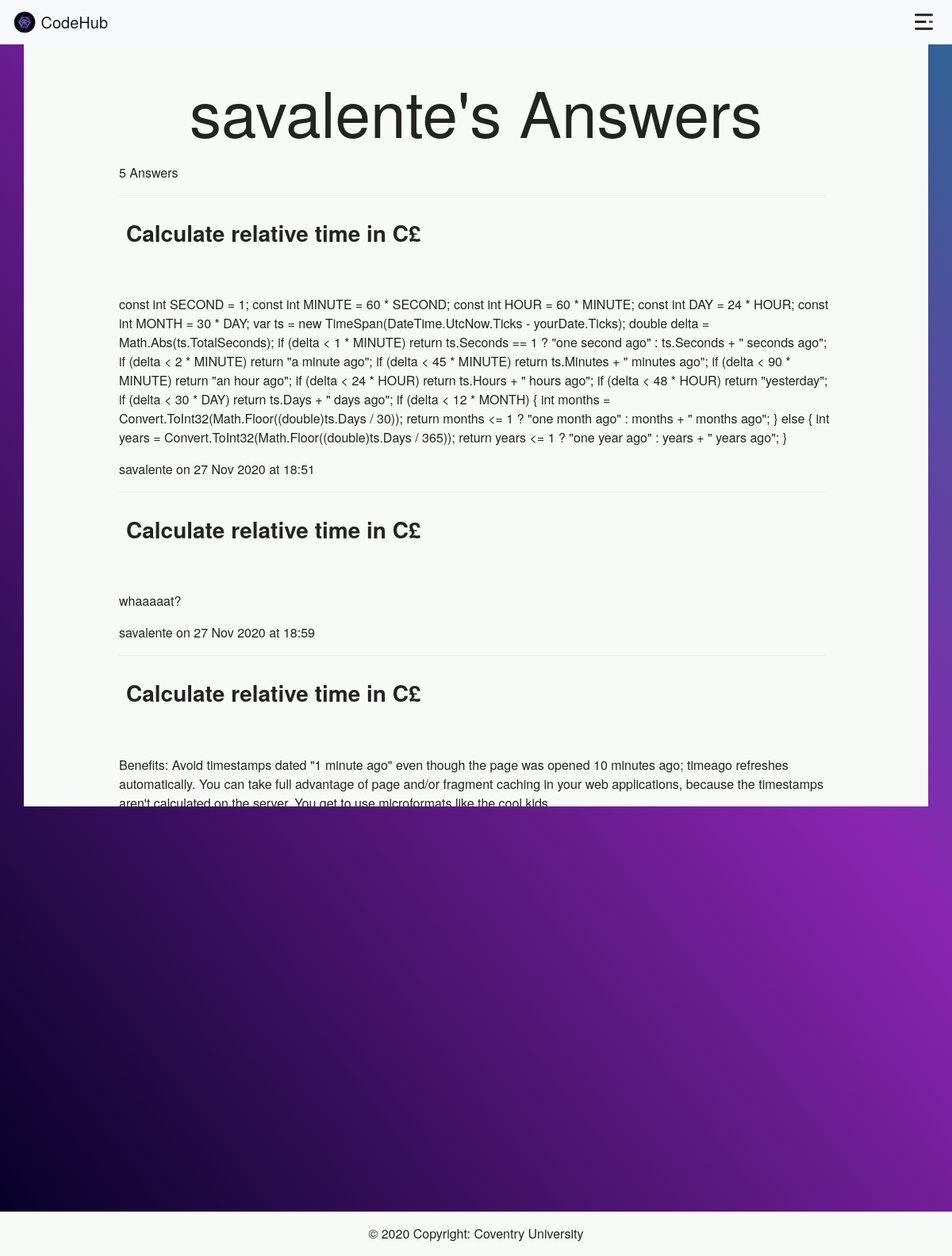
Before: /savalente/answers (signed in) with the older database file.
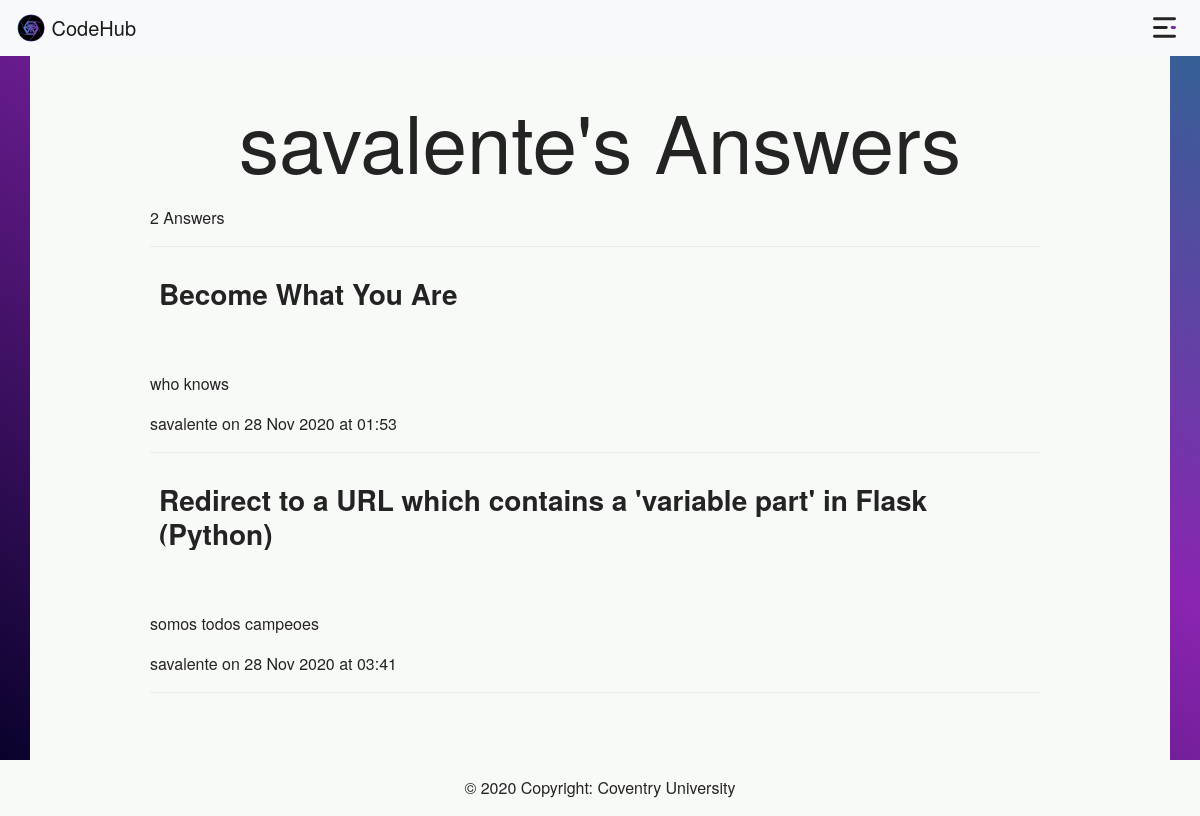
After: the same page with the newer database file.
### app/models/models.py (models this page shows, shortened)
class User(db.Model, UserMixin):
    user_id = db.Column(db.Integer, primary_key=True)
    name = db.Column(db.String(80), unique=False, nullable=False)
    username = db.Column(db.String(80), unique=True, nullable=False)
    email = db.Column(db.String(120), unique=True, nullable=False)
    password = db.Column(db.String(120), nullable=False)
    email_confirmation = db.Column(db.Boolean(1), unique=False, default=False)
    question = db.relationship('Question', backref='author', lazy=True)
    answer = db.relationship('Answer', backref='author', lazy=True)

class Answer(db.Model):
    answer_id = db.Column(db.Integer, primary_key=True)
    date = db.Column(db.DateTime, default=datetime.utcnow)
    content = db.Column(db.Text, nullable=False)
    user_id = db.Column(db.Integer, db.ForeignKey('user.user_id', ondelete='CASCADE'), nullable=False)
    question_id = db.Column(db.Integer, db.ForeignKey('question.question_id', ondelete='CASCADE'), nullable=False)

class Question(db.Model):
    question_id = db.Column(db.Integer, primary_key=True)
    title = db.Column(db.String(), unique=True, nullable=False)
    date = db.Column(db.DateTime, default=datetime.utcnow)
    content = db.Column(db.Text, nullable=True)
    user_id = db.Column(db.Integer, db.ForeignKey('user.user_id'), nullable=False)
    answer_id = db.relationship('Answer', cascade='all,delete', backref='question', lazy=True)

### app/routes.py (the view)
@app_blp.route('/<username>/answers', methods=['GET', 'POST'])
@login_required
def user_answers(username):
    answers = Answer.query.filter_by(user_id=current_user.user_id).all()
    answers_count = Answer.query.filter_by(user_id=current_user.user_id).count()
    return render_template('user_answers.html', title='Users Answers', answers=answers, answers_count=answers_count, questions=questions)

### app/models/models.py (called while the page is built)
@login_manager.user_loader
def load_user(user_id):
    return User.query.get(int(user_id))

### app/templates/user_answers.html (shortened to what this page needs)
{% extends 'base.html' %}
{% block body %}
    <div class="container home_feedArea col-container">
        <br>
        <h1 id="profile"> {{ current_user.username }}'s Answers </h1>
        {% if answers_count <= 1  %}
            <p>{{ answers_count }} Answer</p>
        {% else %}
            <p>{{ answers_count }} Answers</p>
        {% endif %}
        <div id="account_dividir" class="dropdown-divider"></div>
        {% if answers_count == 0  %}
            <p>You don't have any Answers yet</p>
        {% else %}
            {% for answer in  answers %}
                <h3 id='title'><a href="/questions/{{ answer.question.question_id }}">{{ answer.question.title}}</a></h3>
                <br>
                <br>
                <p>{{ answer.content }}</p>
                <p>{{ answer.author.username }} on {{ answer.date.strftime('%d %b %Y') }} at {{ answer.date.strftime('%H:%M') }}</p>
                <div id="account_dividir" class="dropdown-divider"></div>
            {% endfor %}
        {% endif %}
    </div>
{% endblock %}

### app/templates/base.html (shortened to what this page needs)
<!DOCTYPE html>
<html lang="en">
<head>
    <link rel="stylesheet" href="https://cdn.jsdelivr.net/npm/bootstrap@4.5.3/dist/css/bootstrap.min.css"
>
    <link rel="stylesheet" href="{{ url_for('static', filename='main.css') }}">
</head>
<body>
    <header>
        <nav class="navbar navbar-expand-lg navbar-light bg-light">
            <div class="collapse navbar-collapse" id="navbarSupportedContent">
                <ul class="navbar-nav">
                    <a class="navbar-brand" href="/">
                        <img src="/static/images/logo.png" width="30" height="30" class="d-inline-block align-top" alt="" loading="lazy">
                        CodeHub
                    </a>
                </ul>
                <ul class="navbar-nav ml-auto">
                    {% if current_user.is_authenticated %}
                        <li class="nav-item dropdown">
                            <a class="nav-link " href="#" id="navbarDropdown" role="button"
                                data-toggle="dropdown" aria-haspopup="true" aria-expanded="false">
                                <img src="/static/images/menu.svg" width="23" height="23" class="d-inline-block align-top" alt="" loading="lazy">
                            </a>
                        </li>
                    {% endif %}
                </ul>
            </div>
        </nav>
    </header>
    {% block body %}{% endblock %}
    <footer class="page-footer font-small blue fixed-bottom">
        <div class="footer-copyright text-center py-3">© 2020 Copyright:
            <a> Coventry University</a><br>
        </div>
    </footer>
</body>
</html>

### app/static/main.css (style rules this page uses)
body { margin: 0; font-family: "Helvetica Neue", Helvetica, Arial, sans-serif; color: rgb(36, 35, 35); background: no-repeat center center fixed linear-gradient(to top right, rgba(2,0,36,1) 0%, rgba(138,37,177,1) 63%, rgba(47,101,148,1) 99%) !important; background-repeat: no-repeat; -webkit-background-size: cover; -moz-background-size: cover; -o-background-size: cover; background-size: cover; height: 95vh; }
.home_feedArea { background-color: #f8faf8; padding: 1% 10%; min-width: 50% !important; }
.home_feedArea>#profile { text-align: center; font-size: 80px; margin-bottom: 2%; }
footer, .feedArea, .reset_btn { background-color: #f8faf8; }
.dropdown-divider, .divider { margin: 10px; margin-top: 15px !important; }
#account_dividir { margin-top: 15px !important; padding-top: 15px; margin-left: 0px; margin-bottom: 15px; }
.col-container, .feedArea { min-height: 100%; }
#content, #title>a, .rounded, #title, #content_answer { border-radius: 16px !important; margin-left: auto; margin-right: auto; width: 98%; color: rgb(36, 35, 35); text-decoration: none; }
#title>a { position: relative; display: inline-block; font-weight: 800; color: rgb(36, 35, 35); overflow: hidden; background: linear-gradient(to right, #007bff, #007bff 50%, rgb(36, 35, 35) 50%); background-clip: text; -webkit-background-clip: text; -webkit-text-fill-color: transparent; background-size: 200% 100%; background-position: 100%; transition: background-position 250ms ease; }

Changed rows visible on the page:
removed Answer: question "Calculate relative time in C£", content "const int SECOND = 1; const int MINUTE = 60 * SECOND; const int HOUR = 60 * MINUTE; const int DAY = 24 * HOUR; const int MONTH = 30 * DAY; var ts = new TimeSpan(DateTime.UtcNow.Ticks - yourDate.Ticks); double delta = Math.Abs(ts.TotalSeconds); if (delta < 1 * MINUTE) return ts.Seconds == 1 ? \"one second ago\" : ts.Seconds + \" seconds ago\"; if (delta < 2 * MINUTE) return \"a minute ago\"; if (delta < 45 * MINUTE) return ts.Minutes + \" minutes ago\"; if (delta < 90 * MINUTE) return \"an hour ago\"; if (delta < 24 * HOUR) return ts.Hours + \" hours ago\"; if (delta < 48 * HOUR) return \"yesterday\"; if (delta < 30 * DAY) return ts.Days + \" days ago\"; if (delta < 12 * MONTH) { int months =…", author.username "savalente", date "27 Nov 2020", date "18:51"
removed Answer: question "Calculate relative time in C£", content "whaaaaat?", author.username "savalente", date "27 Nov 2020", date "18:59"
removed Answer: question "Calculate relative time in C£", content "Benefits: Avoid timestamps dated \"1 minute ago\" even though the page was opened 10 minutes ago; timeago refreshes automatically. You can take full advantage of page and/or fragment caching in your web applications, because the timestamps aren't calculated on the server. You get to use microformats like the cool kids."
removed Answer: question "Calculate relative time in C£", content "Lorem Ipsum is simply dummy text of the printing and typesetting industry. Lorem Ipsum has been the industry's standard dummy text ever since the 1500s,"
removed Answer: question "Calculate relative time in C£", content "Lorem Ipsum is simply dummy text of the printing and typesetting industry. Lorem Ipsum has been the industry's standard dummy text ever since the 1500s,"
added Answer: question "Become What You Are", content "who knows", author.username "savalente", date "28 Nov 2020", date "01:53"
added Answer: question "Redirect to a URL which contains a 'variable part' in Flask (Python)", content "somos todos campeoes", author.username "savalente", date "28 Nov 2020", date "03:41"
Other visible differences:
{{ answers_count }}: "5" → "2"
